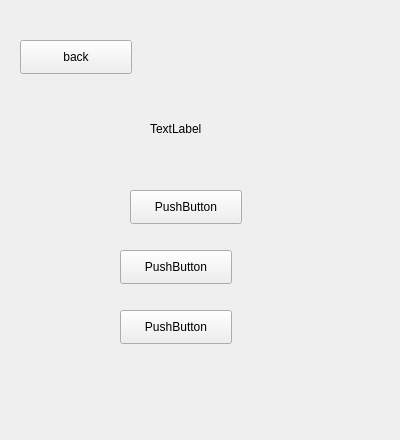
<?xml version="1.0" encoding="UTF-8"?>
<ui version="4.0">
 <class>e2c</class>
 <widget class="QWidget" name="e2c">
  <property name="geometry">
   <rect>
    <x>0</x>
    <y>0</y>
    <width>400</width>
    <height>440</height>
   </rect>
  </property>
  <property name="windowTitle">
   <string>Form</string>
  </property>
  <widget class="QLabel" name="label">
   <property name="geometry">
    <rect>
     <x>150</x>
     <y>120</y>
     <width>81</width>
     <height>18</height>
    </rect>
   </property>
   <property name="text">
    <string>TextLabel</string>
   </property>
  </widget>
  <widget class="QPushButton" name="back">
   <property name="geometry">
    <rect>
     <x>20</x>
     <y>40</y>
     <width>112</width>
     <height>34</height>
    </rect>
   </property>
   <property name="text">
    <string>back</string>
   </property>
  </widget>
  <widget class="QPushButton" name="c1">
   <property name="geometry">
    <rect>
     <x>130</x>
     <y>190</y>
     <width>112</width>
     <height>34</height>
    </rect>
   </property>
   <property name="text">
    <string>PushButton</string>
   </property>
  </widget>
  <widget class="QPushButton" name="c2">
   <property name="geometry">
    <rect>
     <x>120</x>
     <y>250</y>
     <width>112</width>
     <height>34</height>
    </rect>
   </property>
   <property name="text">
    <string>PushButton</string>
   </property>
  </widget>
  <widget class="QPushButton" name="c3">
   <property name="geometry">
    <rect>
     <x>120</x>
     <y>310</y>
     <width>112</width>
     <height>34</height>
    </rect>
   </property>
   <property name="text">
    <string>PushButton</string>
   </property>
  </widget>
 </widget>
 <resources/>
 <connections/>
</ui>
